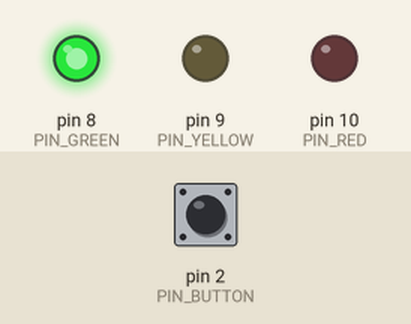
This sketch was run on a simulated Arduino Uno, built with avr-gcc and run on an emulated ATmega328P. On the bench: output pins drawn as LEDs (lit = HIGH). Inputs (shaded band) come from the test bench; at power-on: pin 2 (PIN_BUTTON) HIGH. What the sketch prints to the serial monitor is not drawn.

Above: at 1.2 s.
1.3 s: pin 2 (PIN_BUTTON) pulled LOW for 0.15 s
At 4.8 s:
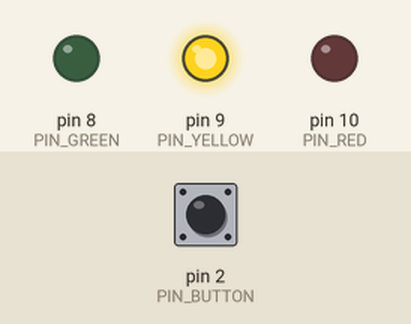
At 7.5 s:
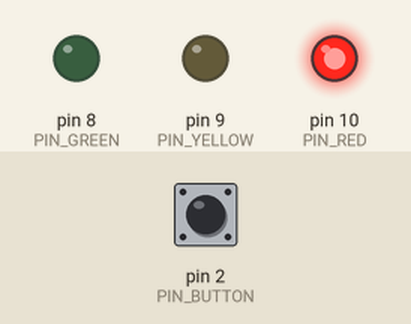
Timing chart, 0 to 12.9 s (numbered marks = the images above; inputs shaded):
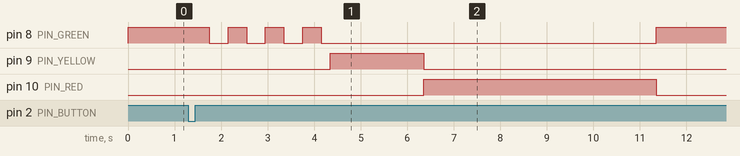

Measured:
- after the input at 1.3 s, pin 8 (PIN_GREEN): goes 3 × (LOW 0.40 s, HIGH 0.40 s), LOW 7.2 s, then HIGH, starting after 0.45 s; pin 9 (PIN_YELLOW): LOW → HIGH after 3.1 s, → LOW 2.0 s later; pin 10 (PIN_RED): LOW → HIGH after 5.1 s, → LOW 5.0 s later

The sketch:

Laboratory4.ino
```cpp
// ============================================================
//  Arduino Traffic Light — Advanced Level (Perfect Score)
//  Features:
//    - State Machine architecture
//    - Non-blocking timing with millis()
//    - Pedestrian button with software debounce
//    - Blinking Green warning before Yellow
//    - System stays GREEN indefinitely until button pressed
//    - Returns to GREEN idle state after RED
// ============================================================

// --- Pin Definitions ---
const int PIN_RED    = 10;
const int PIN_YELLOW = 9;
const int PIN_GREEN  = 8;
const int PIN_BUTTON = 2;

// --- Timing Constants (milliseconds) ---
const unsigned long TIME_BLINK_GREEN    = 3000;
const unsigned long TIME_BLINK_INTERVAL = 400;
const unsigned long TIME_YELLOW         = 2000;
const unsigned long TIME_RED            = 5000;
const unsigned long DEBOUNCE_DELAY      = 50;

// --- State Machine Definition ---
enum TrafficState {
  STATE_GREEN_IDLE,
  STATE_GREEN_BLINK,
  STATE_YELLOW,
  STATE_RED
};

TrafficState currentState = STATE_GREEN_IDLE;

// --- Timing Variables ---
unsigned long stateStartTime = 0;
unsigned long blinkTimer     = 0;
bool          blinkOn        = false;

// --- Debounce Variables ---
int           lastButtonReading = HIGH;
int           stableButtonState = HIGH;
unsigned long lastDebounceTime  = 0;
bool          pedestrianRequest = false;

// ============================================================
void setup() {
  pinMode(PIN_RED,    OUTPUT);
  pinMode(PIN_YELLOW, OUTPUT);
  pinMode(PIN_GREEN,  OUTPUT);
  pinMode(PIN_BUTTON, INPUT_PULLUP);

  Serial.begin(9600);
  Serial.println("Traffic Light System Initialized.");

  enterState(STATE_GREEN_IDLE);
}

// ============================================================
void loop() {
  readButton();
  updateStateMachine();
}

// ============================================================
// BUTTON READING — Software Debounce
// ============================================================
void readButton() {
  int reading = digitalRead(PIN_BUTTON);

  if (reading != lastButtonReading) {
    lastDebounceTime = millis();
  }

  if ((millis() - lastDebounceTime) > DEBOUNCE_DELAY) {
    if (reading != stableButtonState) {
      stableButtonState = reading;
      if (stableButtonState == LOW) {
        pedestrianRequest = true;
        Serial.println(">> Pedestrian button pressed!");
      }
    }
  }

  lastButtonReading = reading;
}

// ============================================================
// STATE MACHINE — Transitions & Behavior
// ============================================================
void updateStateMachine() {
  unsigned long now = millis();

  switch (currentState) {

    case STATE_GREEN_IDLE:
      if (pedestrianRequest) {
        pedestrianRequest = false;
        enterState(STATE_GREEN_BLINK);
      }
      break;

    case STATE_GREEN_BLINK:
      if (now - stateStartTime >= TIME_BLINK_GREEN) {
        enterState(STATE_YELLOW);
      } else {
        if (now - blinkTimer >= TIME_BLINK_INTERVAL) {
          blinkOn = !blinkOn;
          digitalWrite(PIN_GREEN, blinkOn ? HIGH : LOW);
          blinkTimer = now;
        }
      }
      break;

    case STATE_YELLOW:
      if (now - stateStartTime >= TIME_YELLOW) {
        enterState(STATE_RED);
      }
      break;

    case STATE_RED:
      if (now - stateStartTime >= TIME_RED) {
        pedestrianRequest = false;
        enterState(STATE_GREEN_IDLE);
      }
      break;
  }
}

// ============================================================
// STATE ENTRY — Turn LEDs on/off and log the transition
// ============================================================
void enterState(TrafficState newState) {
  digitalWrite(PIN_RED,    LOW);
  digitalWrite(PIN_YELLOW, LOW);
  digitalWrite(PIN_GREEN,  LOW);

  currentState   = newState;
  stateStartTime = millis();

  switch (newState) {
    case STATE_GREEN_IDLE:
      digitalWrite(PIN_GREEN, HIGH);
      Serial.println("[GREEN] Idle — waiting for pedestrian input.");
      break;

    case STATE_GREEN_BLINK:
      blinkTimer = millis();
      blinkOn    = true;
      digitalWrite(PIN_GREEN, HIGH);
      Serial.println("[GREEN BLINK] Warning — prepare to stop!");
      break;

    case STATE_YELLOW:
      digitalWrite(PIN_YELLOW, HIGH);
      Serial.println("[YELLOW] Caution — 2 seconds.");
      break;

    case STATE_RED:
      digitalWrite(PIN_RED, HIGH);
      Serial.println("[RED] Stop — pedestrians crossing for 5 seconds.");
      break;
  }
}
```
